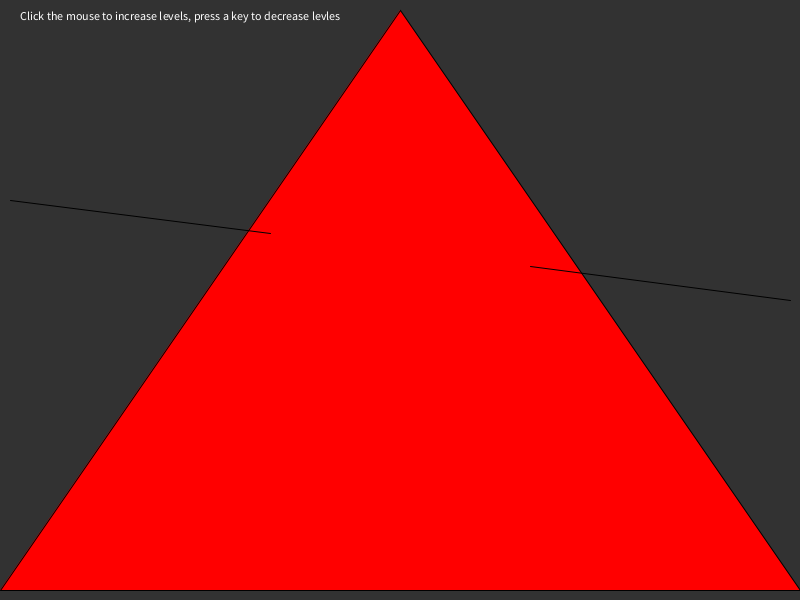
Frame 1 (no input)
Frame 60 (the mouse pressed at the canvas centre just before this capture): identical to frame 1, image omitted
Frame 120 (the mouse held since frame 60 and released just before this capture): identical to frame 1, image omitted

The Processing sketch that drew this single still picture (run headless with seeded random() and noise(); from frame 60 on, the mouse is pressed at the canvas centre):

// Processing sketch: Section2
// ── Section2.pde
int levels;
color bg, fg;

void setup() {
  size(800, 600);
  levels = 0;
}

/*Create Sierpiski's Gasket (google an image of this)
 The outer triangle are the vertices: (v1x, v1y), (v2x,v2y), (v3x, v3y)
 levels:
 0 = regular triangle
 1 = triforce (looks like 3 triangles)
 2 = each of the 3 triangles will be cut into 3 triangles.
 etc.
 */
void gasket(int levels, float v1x, float v1y, float v2x, float v2y, float v3x, float v3y) {
  fill(255, 0, 0);
  triangle(  v1x, v1y, v2x, v2y, v3x, v3y );
  fill(50);
  gasketH(levels, v1x, v1y, v2x, v2y, v3x, v3y );
}
void koch(int levels, float v1x, float v1y, float v2x, float v2y){
  if(levels<0) return;
  float vm1x = v1x + (v2x-v1x) / 3;
  float vm2x = v1x + 2* (v2x-v1x) / 3;
  float vm1y = v1y + (v2y-v1y) / 3;
  float vm2y = v1y + 2* (v2y-v1y) / 3;
  line(v1x,  v1y,  vm1x,  vm1y);
  line(v2x,  v2y,  vm2x,  vm2y);
  
}
  
void gasketH(int levels, float v1x, float v1y, float v2x, float v2y, float v3x, float v3y) {
  if (levels<1) return;
  float v12x = (v1x+v2x)/2;
  float v12y = (v1y+v2y)/2;
  float v13x = (v1x+v3x)/2;
  float v13y = (v1y+v3y)/2;
  float v23x = (v2x+v3x)/2;
  float v23y = (v2y+v3y)/2;
  triangle(v12x, v12y, v13x, v13y, v23x, v23y);
  gasket(levels-1, v13x, v13y, v23x, v23y, v3x, v3y);
  gasket(levels-1, v12x, v12y, v23x, v23y, v2x, v2y);
  gasket(levels-1, v13x, v13y, v12x, v12y, v1x, v1y);
}


void draw() { 
  background(50);  

  fill(255);
  text("Click the mouse to increase levels, press a key to decrease levles", 20, 20);

  gasket(levels, 0, height-10, width, height-10, width/2, 10);
  fill(255,0,0);
  koch(levels,width-10, height/2,10, height/3 ); 
  //other fractal you can do! This requires a bit more math, or you can look up the coordinates.
}

void mouseClicked() { 
  if(levels<0) levels = 0;
  levels ++;
}

void keyPressed() {
  levels --;
  
}
